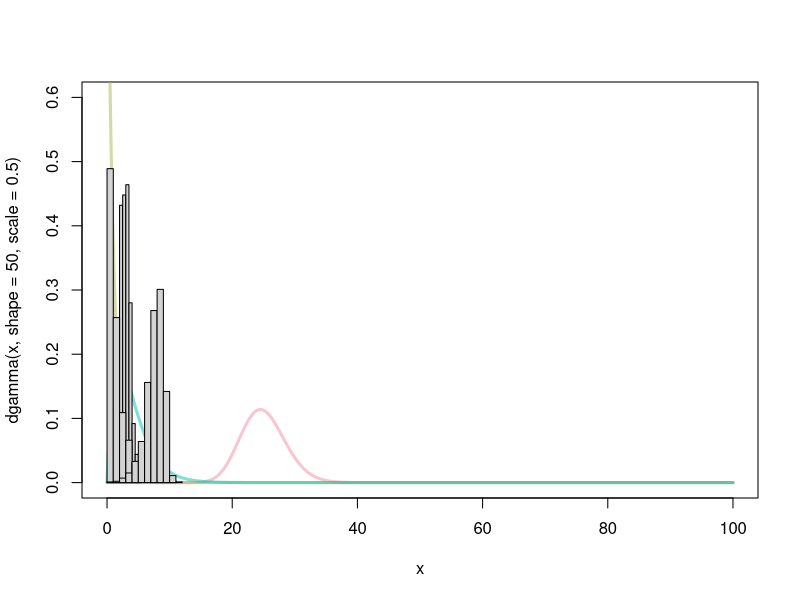

The R script that drew this image:
require(colorspace)
cols = qualitative_hcl(4, "Set 2", alpha=0.5)

graphics.off();
dev.new(width=8, height=4);

x = seq(0, 100, length=10000)
plot(x, dgamma(x, shape=50, scale=0.5), type="l", col=cols[1], lwd=3, lty=1, ylim=c(0, 0.6));
lines(x, dgamma(x, shape=1, scale=1), type="l", col=cols[2], lwd=3, lty=1, ylim=c(0, 0.6));
lines(x, dgamma(x, shape=2, scale=2), type="l", col=cols[3], lwd=3, lty=1, ylim=c(0, 0.6));

data = rgamma(n=1000, shape=6257, scale=0.01)
h1 = hist(data - min(data) * (1 - 1/100), plot=F)
lines(h1, freq=F);
h1 = hist(rgamma(n=1000, shape=1, scale=1.5), plot=F)
lines(h1, freq=F);
data = rweibull(n=1000, shape=70, scale=80)
h1 = hist(data - min(data) * (1 - 1/100), plot=F)
lines(h1, freq=F);

# legend("topleft", c("original (8000, 0.5)", "initial params (50, 0.5)"), col=1:2, lwd=3, lty=1:2);

savePlot("initparam2.png");
